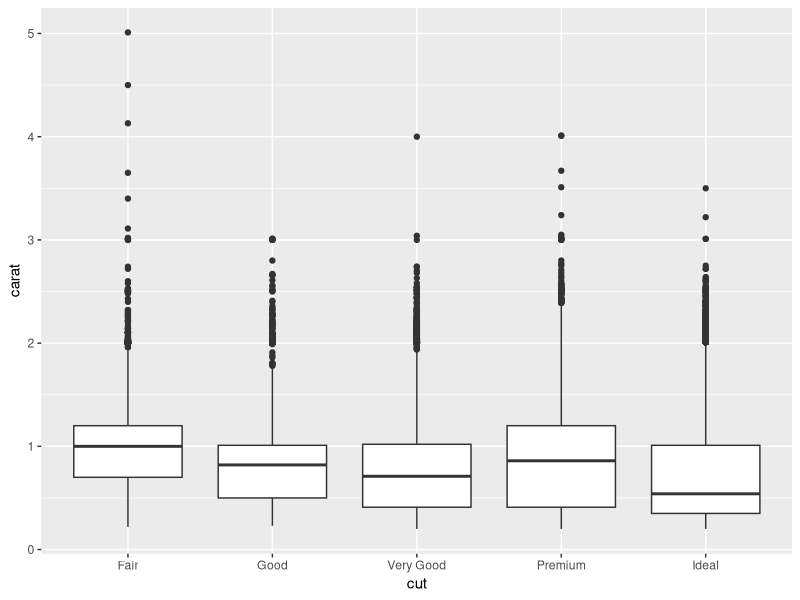
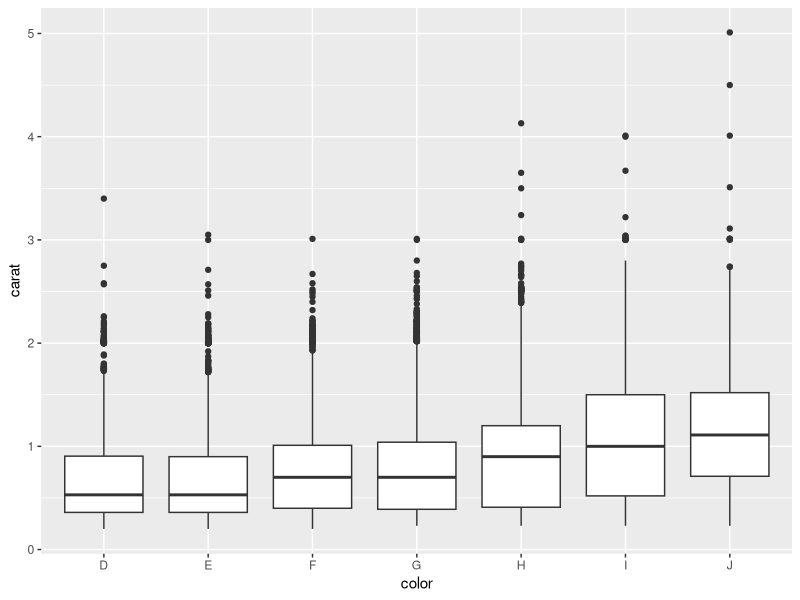
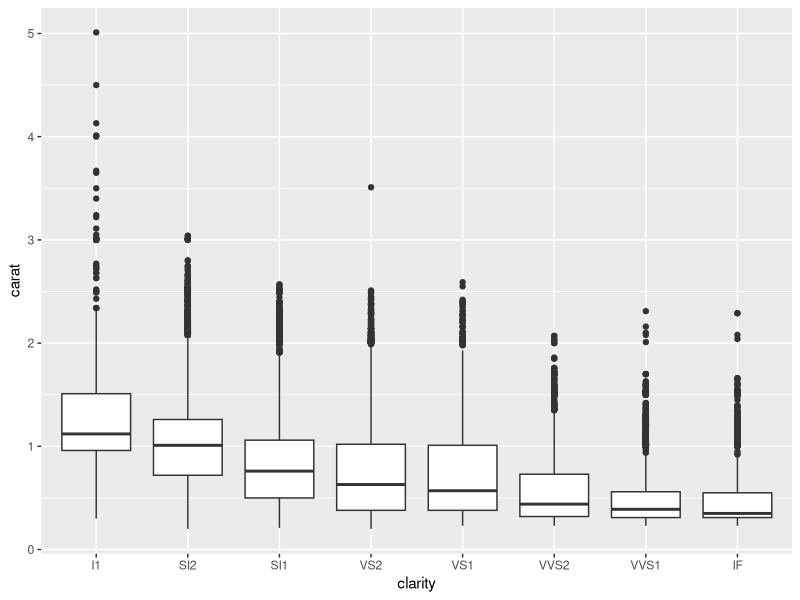
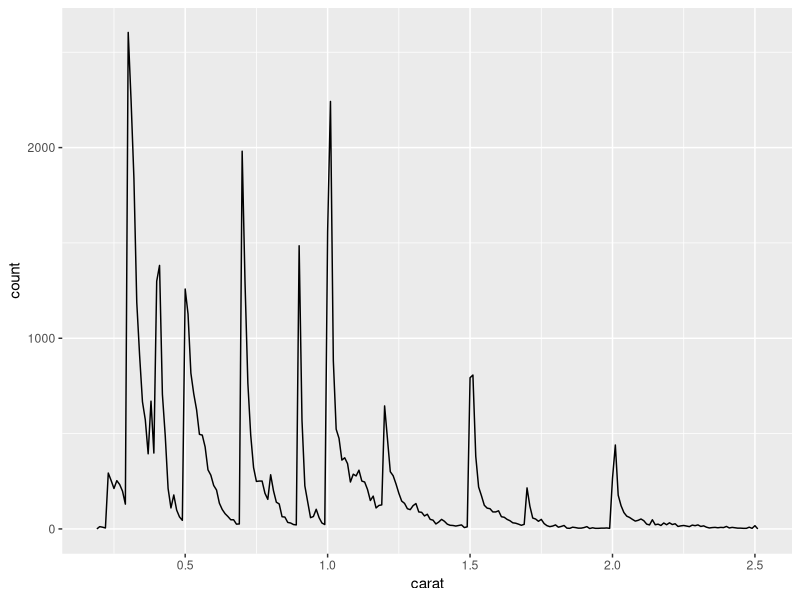

Recreate these plots in R, in order.
## ---- chunk 1
knitr::opts_chunk$set(echo = TRUE)
## ---- chunk 2
knitr::kable(
  mtcars[1:5, ], 
  caption = "A knitr kable."
)
## ---- chunk 3
#rawdata <- readr::read_csv("a_very_large_file.csv")
## ---- chunk 4
#processed_data <- rawdata %>% 
#  filter(!is.na(import_var)) %>% 
#  mutate(new_variable = complicated_transformation(x, y, z))
## ---- chunk 5
#rawdata <- readr::read_csv("a_very_large_file.csv")
## ---- chunk 6
knitr::opts_chunk$set(
  comment = "#>",
  collapse = TRUE
)
## ---- chunk 7
knitr::opts_chunk$set(
  echo = FALSE
)
## ---- chunk 8
comma <- function(x) format(x, digits = 2, big.mark = ",")
comma(3452345)
comma(.12358124331)
## ---- chunk 9
knitr::opts_chunk$set(echo = FALSE)
## ---- chunk 10
library("ggplot2")
library("dplyr")
## ---- chunk 11
smaller <- diamonds %>%
  filter(carat <= 2.5)
## ---- chunk 12
# Hide objects and functions ONLY used inline
n_larger <- nrow(diamonds) - nrow(smaller)
pct_larger <- n_larger / nrow(diamonds) * 100

comma <- function(x) {
  format(x, digits = 2, big.mark = ",")
}
## ---- chunk 13
ggplot(diamonds, aes(y = carat, x = cut)) +
  geom_boxplot()
## ---- chunk 14
ggplot(diamonds, aes(y = carat, x = color)) +
  geom_boxplot()
## ---- chunk 15
ggplot(diamonds, aes(y = carat, x = clarity)) +
  geom_boxplot()
## ---- chunk 16
smaller %>%
  ggplot(aes(carat)) +
  geom_freqpoly(binwidth = 0.01)
## ---- chunk 17
diamonds %>%
  arrange(desc(carat)) %>%
  slice(1:20) %>%
  select(carat, cut, color, clarity) %>%
  knitr::kable(
    caption = "The largest 20 diamonds in the `diamonds` dataset."
  )
## ---- chunk 18
print(lubridate::now())
x <- 1
## ---- chunk 19
print(lubridate::now())
y <- x + 1
## ---- chunk 20
print(lubridate::now())
z <- x * 2
## ---- chunk 21
print(lubridate::now())
w <- y + z
